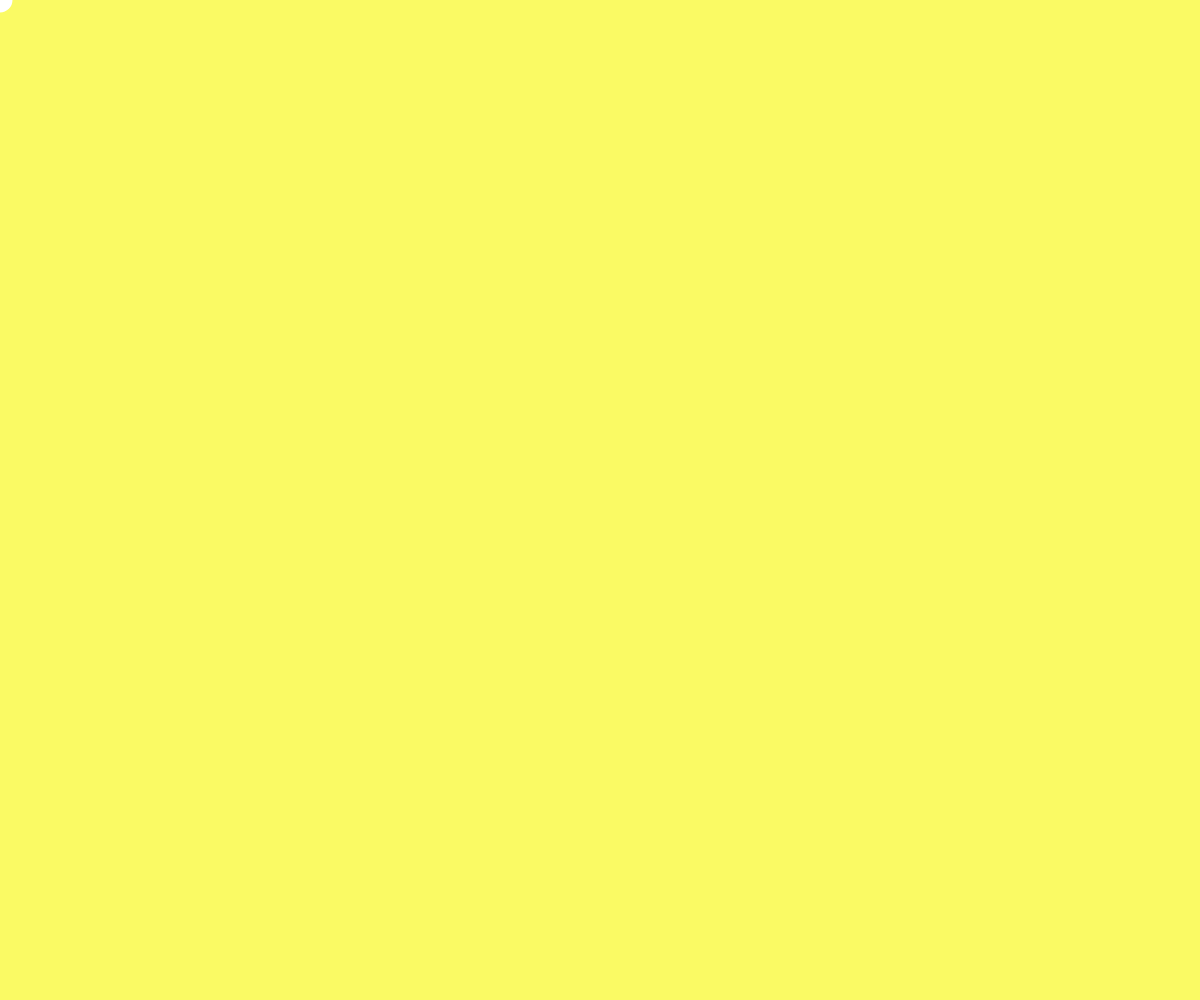
Frame 1 (no input)
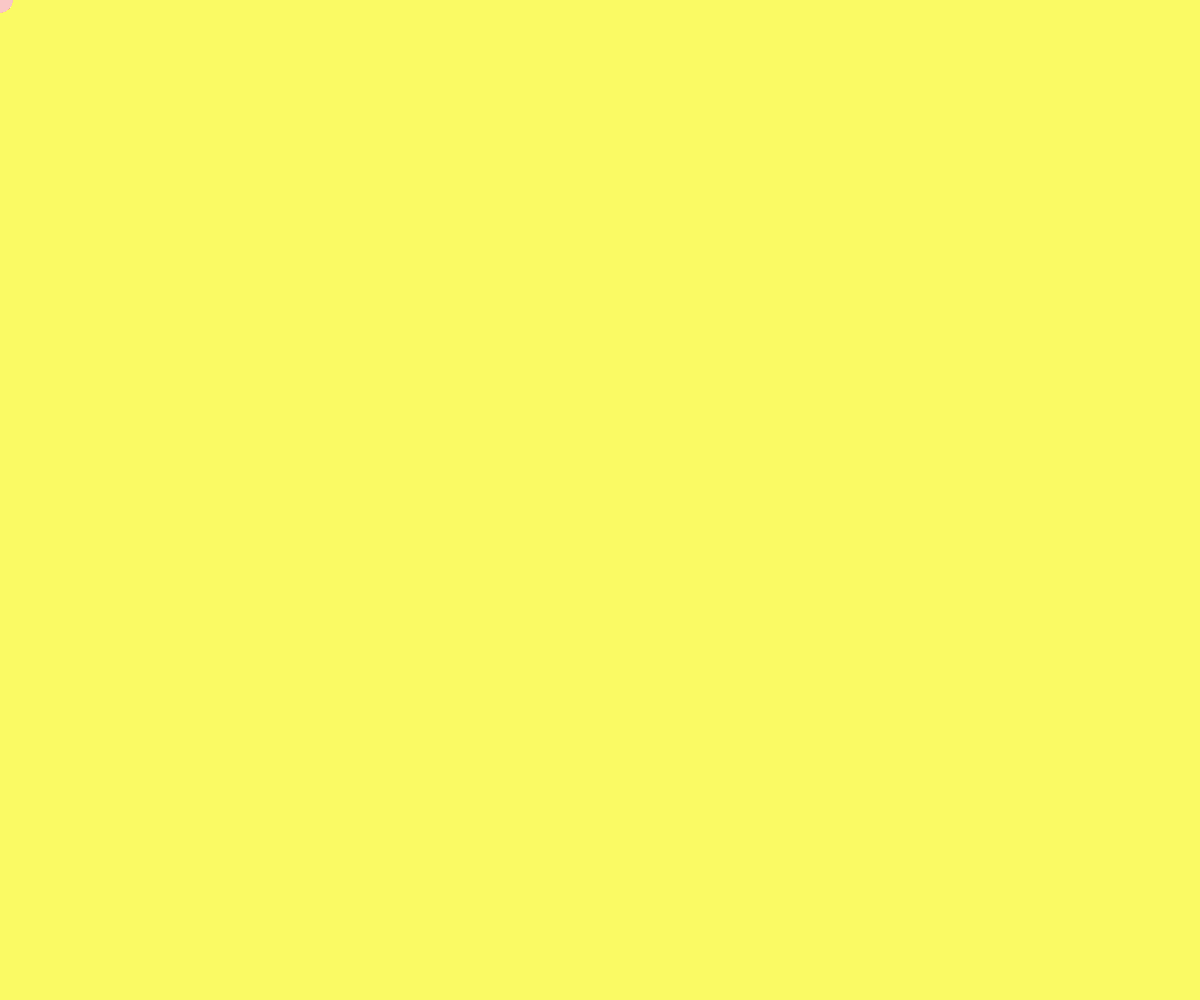
Frame 60 (no input)
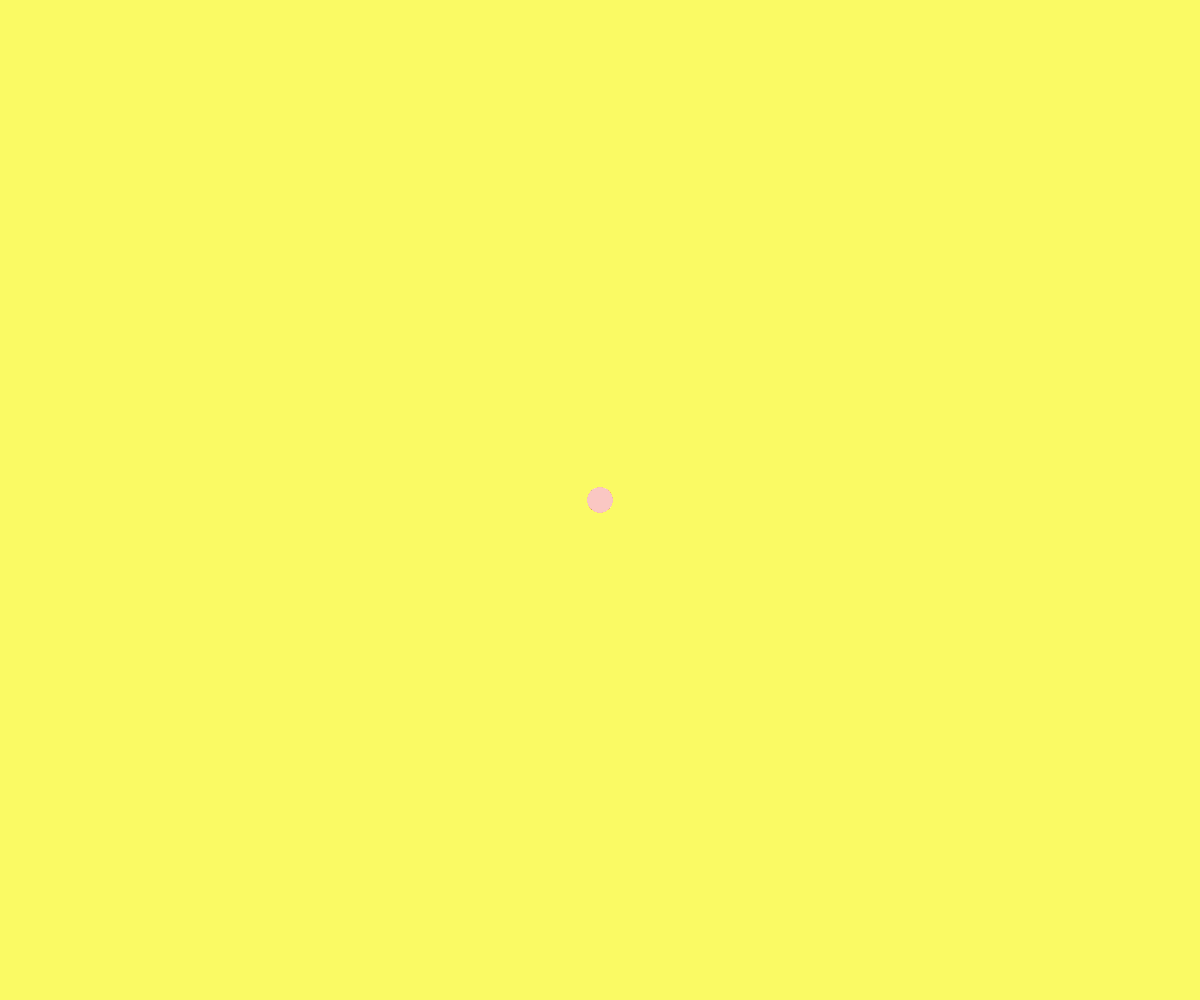
Frame 120 (the mouse pressed at the canvas centre since frame 60)

The p5.js sketch that drew these frames (run headless with seeded random() and noise() and a simulated clock; from frame 60 on, the mouse is pressed at the canvas centre):

// p5.js sketch
// ── sketch.js
function setup() {
	createCanvas(windowWidth, windowHeight);
	background(250, 250, 100);
}

function draw() {
	// background(250, 250, 100);
	// stroke(200, 200, 200);
	// fill(100,100,100);
	// rect(50, 50, 100, 100);
	// stroke(250, 250, 250);
	// fill(250, 100, 100);
	// ellipse(mouseX, mouseY, 50, 50);

	
	// console.log(mouseX);

	noStroke();
	ellipse(mouseX, mouseY, 25, 25);
	fill(250, 200, 200, 50);
}

function mousePressed(){
	background(250, 250, 100);
}
